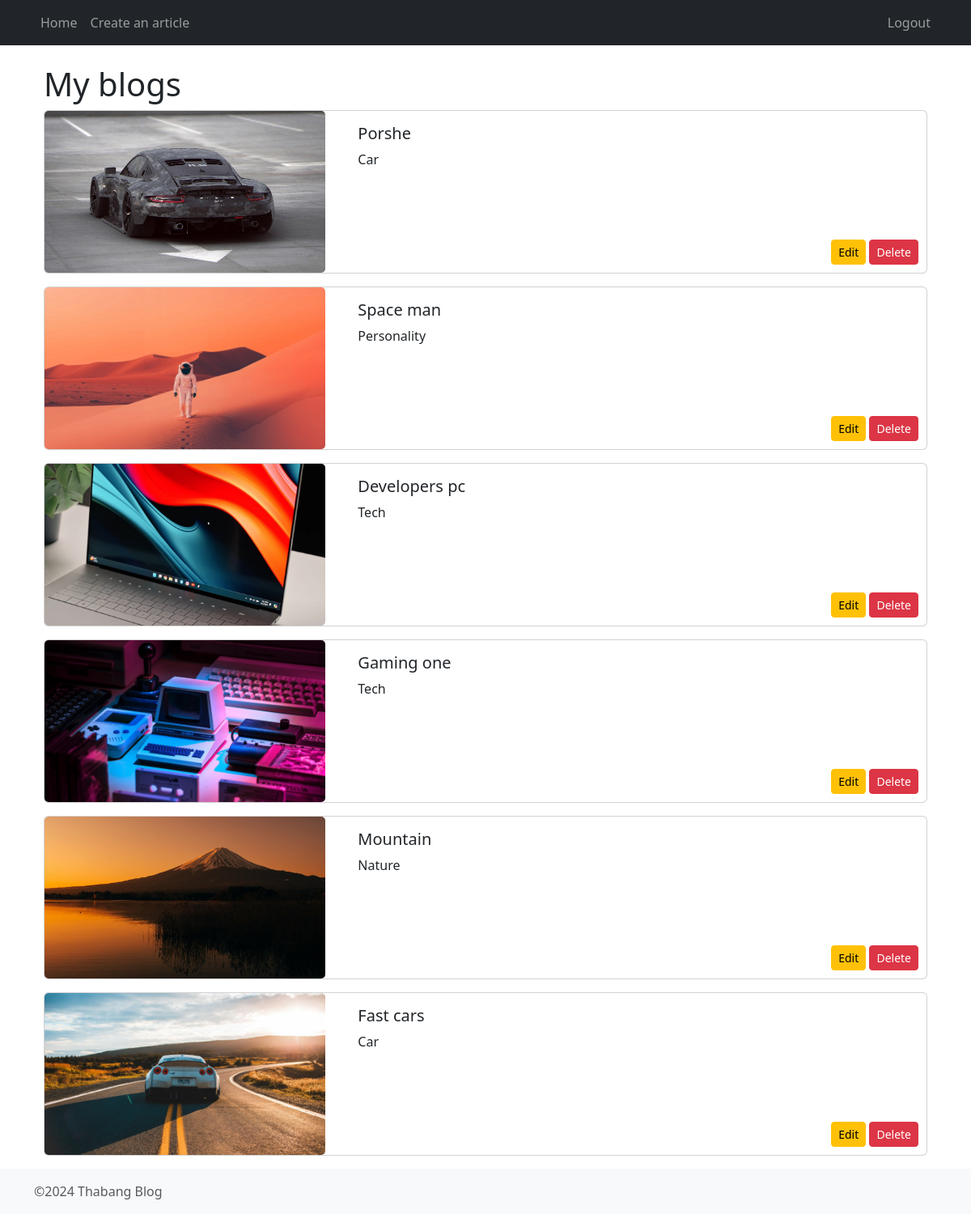
The page /myBlogs/ (signed in) on the database as committed earlier.
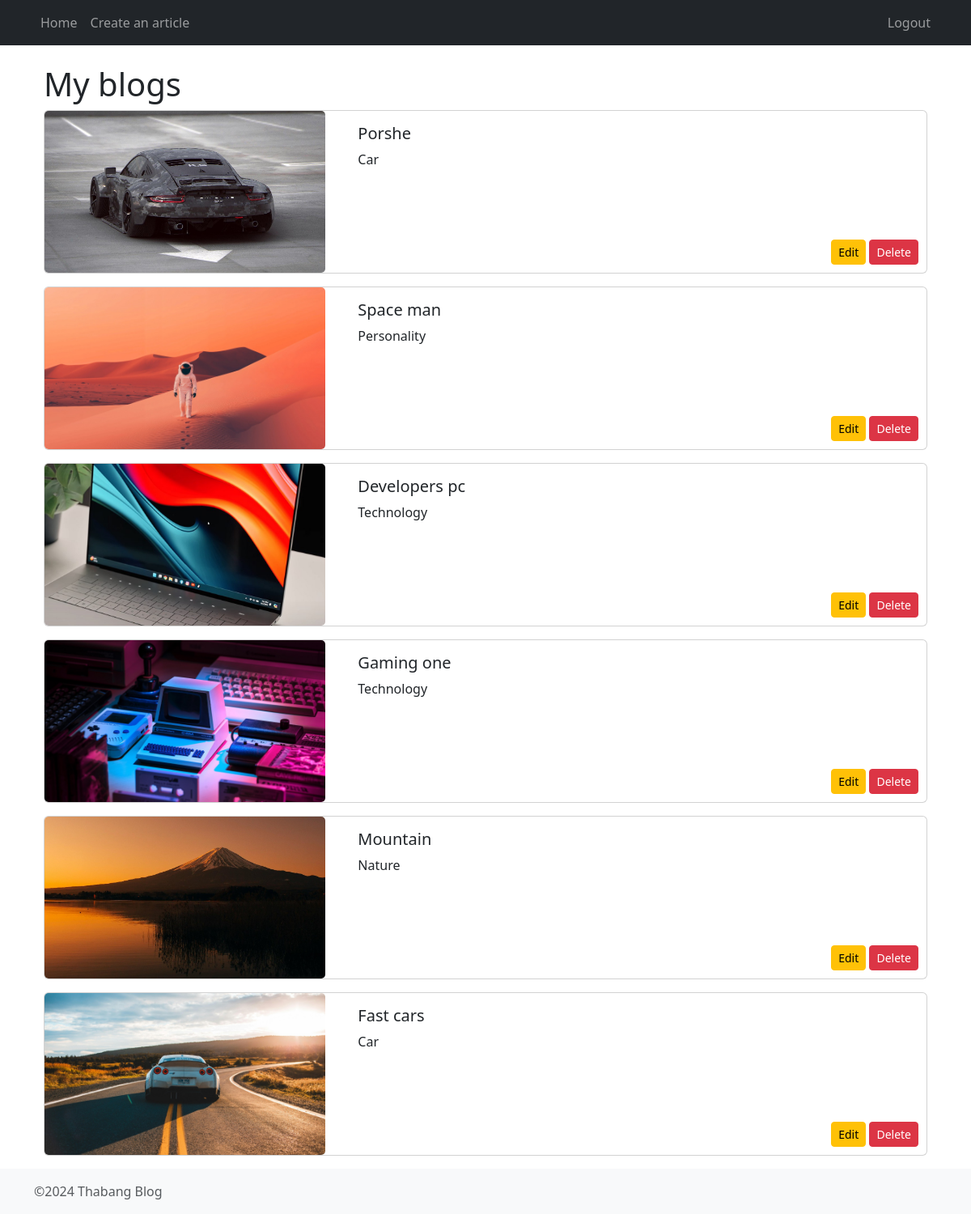
The same page on the database as committed later.
### BlogApp/models.py (models this page shows)
class Blog(models.Model):
    user = models.ForeignKey(User, on_delete=models.CASCADE, related_name="blogs")
    title = models.CharField(max_length=100)
    image = models.ImageField(upload_to='images/')
    text = models.TextField()
    category = models.CharField(max_length=100)

### BlogApp/views.py (the view)
# urls.py: path("myBlogs/", myBlogs, name="myBlogs"),
def myBlogs(request):
    blogs = Blog.objects.filter(user = request.user)
    return render(request, "myBlogs.html", {'blogs': blogs})

### BlogApp/templates/myBlogs.html (shortened to what this page needs)
{% extends "base.html" %} {% block nav%}
<nav
  class="navbar navbar-expand-sm bg-dark navbar-dark nav-background-color fixed-top"
>
  <div class="container">
    <ul class="navbar-nav">
      <li class="nav-item">
        <a class="nav-link" href="{%  url 'BlogApp:home' %}">Home</a>
      </li>
    </ul>
    <ul class="navbar-nav">
      <li class="nav-item">
        <a class="nav-link" href="{%  url 'BlogApp:createAblog' %}"
          >Create an article</a
        >
      </li>
    </ul>
    <ul class="navbar-nav ms-auto">
      <li class="nav-item">
        <form action="{% url 'BlogApp:logout' %}" method="POST">
          <button
            type="submit"
            class="nav-link btn btn-link"
            style="background: none; border: none"
          >
            Logout
          </button>
        </form>
      </li>
    </ul>
  </div>
</nav>
{% endblock nav %} {% block content %}
<div class="container">
  <div class="jumbotron">
    <h1>My blogs</h1>
  </div>
  {% for blog in blogs %}
  <div class="card mb-3" style="max-width: 1200px; max-height: 300px">
    <div class="row no-gutters">
      <div class="col-md-4">
        <div style="height: 200px; overflow: hidden">
          <img
            src="{{ blog.image.url }}"
            class="card-img"
            style="height: 100%; width: 100%; object-fit: cover"
            alt="Blog Image"
          />
        </div>
      </div>
      <div class="col-md-8">
        <div class="card-body">
          <h5 class="card-title">{{ blog.title }}</h5>
          <p class="card-text">{{ blog.category }}</p>
        </div>
      </div>
    </div>
    <div style="position: absolute; bottom: 10px; right: 10px">
      <a
        href="{% url 'BlogApp:edit_blog' blog.id %}"
        class="btn btn-warning btn-sm"
      >
        Edit
      </a>
      <form
        action="{% url 'BlogApp:delete_blog' blog.id %}"
        method="POST"
        style="display: inline"
      >
        <button
          type="submit"
          class="btn btn-danger btn-sm"
          onclick="return confirm('Are you sure you want to delete this blog?');"
        >
          Delete
        </button>
      </form>
    </div>
  </div>
  {% endfor %}
</div>
{% endblock content %}

### BlogApp/templates/base.html (shortened to what this page needs)
<!DOCTYPE html>
<html lang="en">
  <head>
    {% load static %}
    <link
      href="https://cdn.jsdelivr.net/npm/bootstrap@5.3.3/dist/css/bootstrap.min.css"
      rel="stylesheet"
    />
    <link rel="stylesheet" href="{% static 'css/style.css' %}" />
  </head>
  <body class="d-flex flex-column min-vh-100">
    {% block nav%}{% endblock %}
    <div class="container mt-4 flex-grow-1">
      {% block content %} {% endblock %} {% block form_block %} {% endblock %}
    </div>
    <footer class="footer mt-auto py-3 bg-light">
      <div class="container">
        <span class="text-muted">©2024 Thabang Blog</span>
      </div>
    </footer>
  </body>
</html>

### BlogApp/static/css/style.css (style rules this page uses)
.nav-background-color { background-color: #116466; }
body { padding-top: 56px; }
.footer { position: fixed; bottom: 0; width: 100%; }

### BlogApp/templates/base.html (style rules this page uses)
body { padding-top: 56px; padding-bottom: 56px; }
.footer { position: fixed; bottom: 0; width: 100%; }

Rows that differ between the two databases and show on the page:
changed Blog "Developers pc": category "Tech" → "Technology"
changed Blog "Gaming one": category "Tech" → "Technology"
